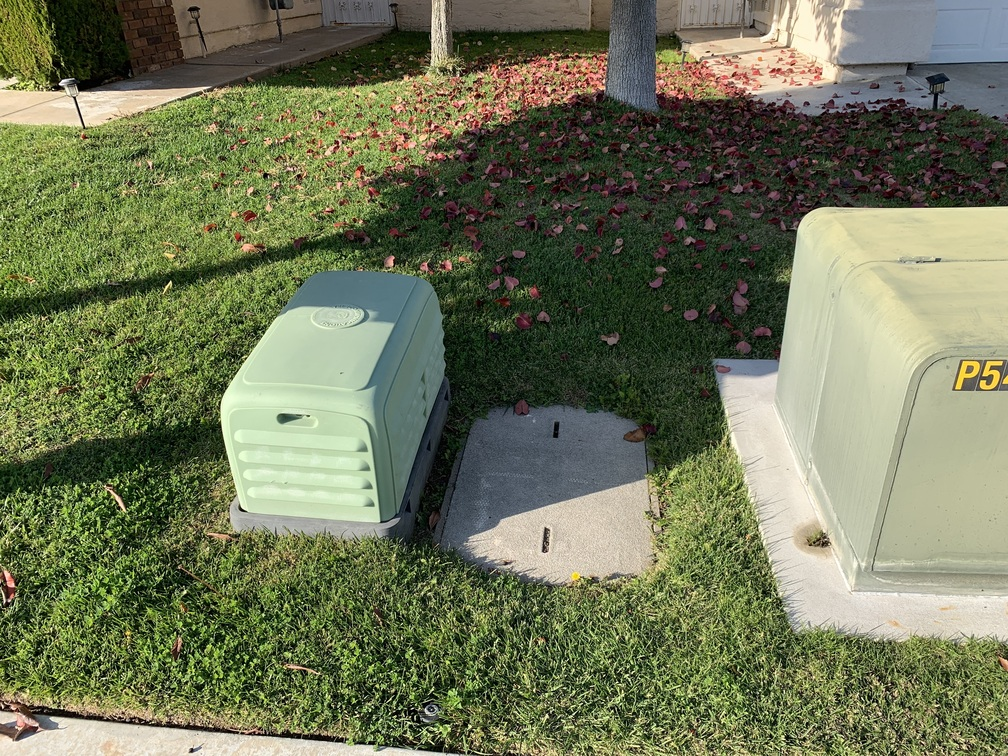
#> input picture Project4-2/box/1.jpg, 1008 x 756 px
$ python main.py
#> lines starting #> are read from the running program, lines starting #| are printed output that depends on the picture
#> further down, img1 is the input picture: shape (756, 1008, 3); mean B, G, R 87.5, 117.8, 111.8
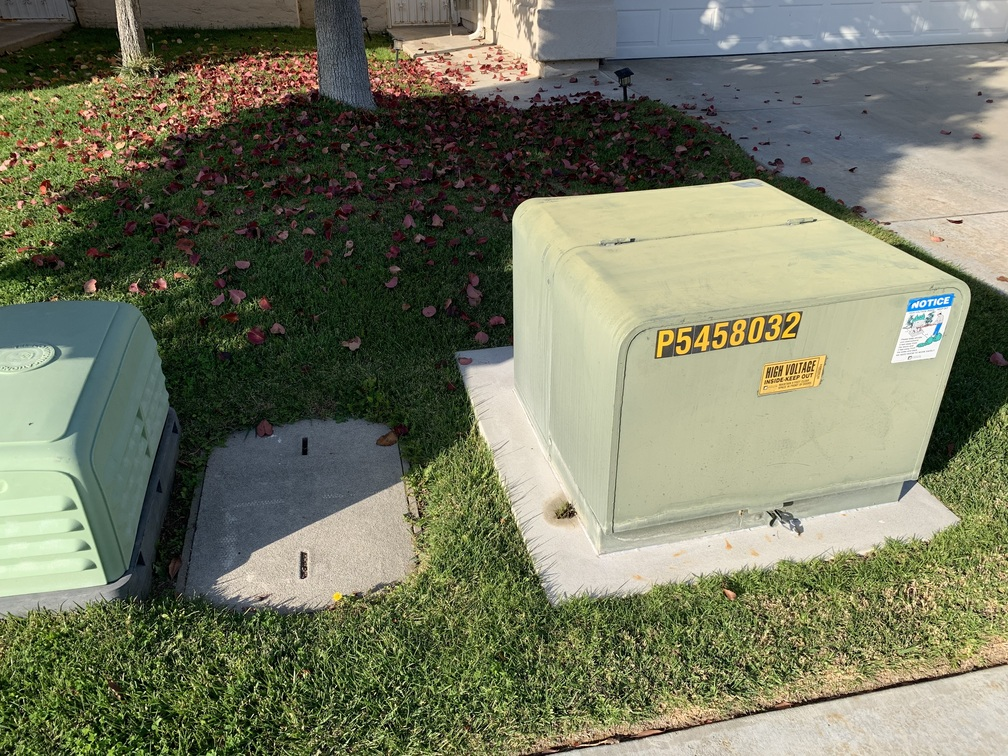
#> input picture Project4-2/box/2.jpg, 1008 x 756 px
#> further down, img2 is the input picture: shape (756, 1008, 3); mean B, G, R 97.2, 119.8, 116.5

import cv2
import numpy as np


def compute_H(pts1, pts2): # correspond points in img1 & img2

    '''
    [wx']       [x]
    [wy'] = H * [y]
    [ w ]       [1]

    w = x*h_31 + y*h_32 + h_33
    x' = (x*h_11 + y*h_12 + h_13) / (x*h_31 + y*h_32 + h_33)
    y' = (x*h_21 + y*h_22 + h_33) / (x*h_31 + y*h_32 + h_33)

    x*h_11 + y*h_12 + h_13 - x'*x*h_31 - x'*y*h_32 - x'*h_33 = 0
    x*h_11 + y*h_12 + h_13 - y'*x*h_31 - y'*y*h_32 - y'*h_33 = 0

    h_33 only affect scale of value, set h_33 = 1

    [x, y, 1, 0, 0, 0, -x'x, -x'y]   [h_11]   [x']
    [0, 0, 0, x, y, 1, -y'x, -y'y] * [h_12] = [y']
                                     [h_13]
                                     [h_21]
                                     ...

    HA = B, A,B matrix including points

    '''

    A = []
    B = []
    for pt1, pt2 in zip(pts1, pts2):
        x = pt1[0]
        y = pt1[1]
        xp = pt2[0]
        yp = pt2[1]
        A.append([x, y, 1 ,0, 0, 0, -xp*x, -xp*y])
        A.append([0, 0, 0 ,x, y, 1, -yp*x, -yp*y])
        B.append([xp])
        B.append([yp])
    A = np.array(A)
    B = np.array(B)
    H = np.linalg.lstsq(A, B, rcond=-1)[0]
    H = np.array([[H[0][0], H[1][0], H[2][0]],
                  [H[3][0], H[4][0], H[5][0]],
                  [H[6][0], H[7][0], 1.]])
    return H

def RANSAC(pts1, pts2, threshold=0.1, pick_times = 1000): # pick_times: 要找幾次初始點

    print('original points number:', len(pts1))
    best_inlier_idx = []
    most_lnlier_num = 0
    for time in range(0,pick_times):
        # print(f'time {time+1}:')
        random_int = [np.random.randint(0, len(pts1)) for _ in range(4)] # choose 6 points(compute H need at least 4 points)
        inlier_idx = []
        suppose_inlier_pts1 = pts1[random_int]
        suppose_inlier_pts2 = pts2[random_int]
        H_base = compute_H(suppose_inlier_pts1, suppose_inlier_pts2)
        for point_idx in range(0, len(pts1)):
            test_inliner_pts1 = np.append(suppose_inlier_pts1, [pts1[point_idx]], axis=0)
            test_inliner_pts2 = np.append(suppose_inlier_pts2, [pts2[point_idx]], axis=0)
            H_test = compute_H(test_inliner_pts1, test_inliner_pts2)
            error = np.sum((H_base - H_test) ** 2)
            # print('error:', error)
            if error < threshold:
                inlier_idx.append(point_idx)
        # print(inlier_idx)
        if(len(inlier_idx) > most_lnlier_num):
            most_lnlier_num = len(inlier_idx)
            best_inlier_idx = inlier_idx

    print(most_lnlier_num)
    print(best_inlier_idx)
    return best_inlier_idx
    # 待進行...
    pass


def feature_get(img1, img2):

    shift = cv2.SIFT_create() # SIFT dectector
    features1, descriptor1 = shift.detectAndCompute(img1, None) # descirptor: 128維的向量
#> features1 = 7162 keypoints; strongest (x, y, size): (192, 750, 3.3), (170, 282, 1.9), (185, 592, 2.5), (470, 726, 2.5)
    features2, descriptor2 = shift.detectAndCompute(img2, None)
#> features2 = 5352 keypoints; strongest (x, y, size): (303, 728, 1.9), (164, 615, 2.6), (129, 617, 1.8), (633, 665, 1.9)
    matcher = cv2.BFMatcher(cv2.NORM_L2, crossCheck=True)
    matches = matcher.match(descriptor1, descriptor2)
#> matches = 2766 matches
    matches = sorted(matches, key=lambda x: x.distance)
    good_matches = matches[:10]  # 取最好的4個點
#> good_matches = 10 matches

    pts1 = np.float32([features1[m.queryIdx].pt for m in good_matches]) # 找出原圖的用來做match的幾個特徵點
#> pts1 = [[620.5, 487.2], [611.6, 340.3], [992.2, 575.6], [680.6, 222.8], [625.1, 425.6], [709.6, 224.7], [533.5, 34.52], [498.1, 184.1], [632.9, 483.6], [555.5, 435]]
    pts2 = np.float32([features2[m.trainIdx].pt for m in good_matches]) # 找出對應圖的特徵點
#> pts2 = [[377.1, 494.6], [353.7, 345.3], [710.6, 517], [408.7, 220.9], [377.7, 430.1], [436.9, 221], [239.4, 31.98], [212.2, 191.6], [389.3, 488.6], [304.6, 451.9]]
    inliers_idx = RANSAC(pts1, pts2)
#| original points number: 10
#> the loop in RANSAC, `for time in range(0,pick_times): # print(f'time {time+1}:')` made 1000 passes
#> random_int on passes 1 to 3: [5, 0, 3, 3], [7, 9, 3, 5], [2, 4, 7, 6]
#> after the loop in RANSAC, `for time in range(0,pick_times):`: best_inlier_idx = [0, 1, 2, 3, 4, 5, 6, 7, 8, 9]; most_lnlier_num = 10
#| 10
#| [0, 1, 2, 3, 4, 5, 6, 7, 8, 9]
#> inliers_idx = [0, 1, 2, 3, 4, 5, 6, 7, 8, 9]
    pts1 = pts1[inliers_idx]
    pts2 = pts2[inliers_idx]
    good_matches = []
    for i in inliers_idx:
        good_matches.append(matches[i])
#> this loop made 10 passes

    np.save('img_corr_point/box/1.npy', pts1)
    np.save('img_corr_point/box/2.npy', pts2)

    # 绘制匹配结果
    img3 = cv2.drawMatches(img1, features1, img2, features2, good_matches, None, flags=cv2.DrawMatchesFlags_NOT_DRAW_SINGLE_POINTS)
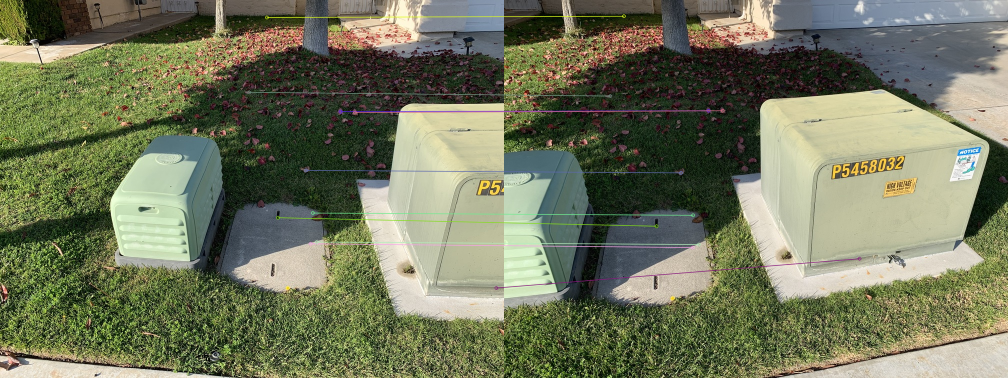
#> img3: shape (756, 2016, 3) (shown at 1/2 size); mean B, G, R 92.6, 119.1, 114.4

    # 显示图像
    cv2.imshow('Matches', img3)
    cv2.waitKey(0)

    # print(matches)


    pass


if __name__ == '__main__':

    img1 = cv2.imread('box/1.jpg')
    img2 = cv2.imread('box/2.jpg')
    feature_get(img1, img2)
